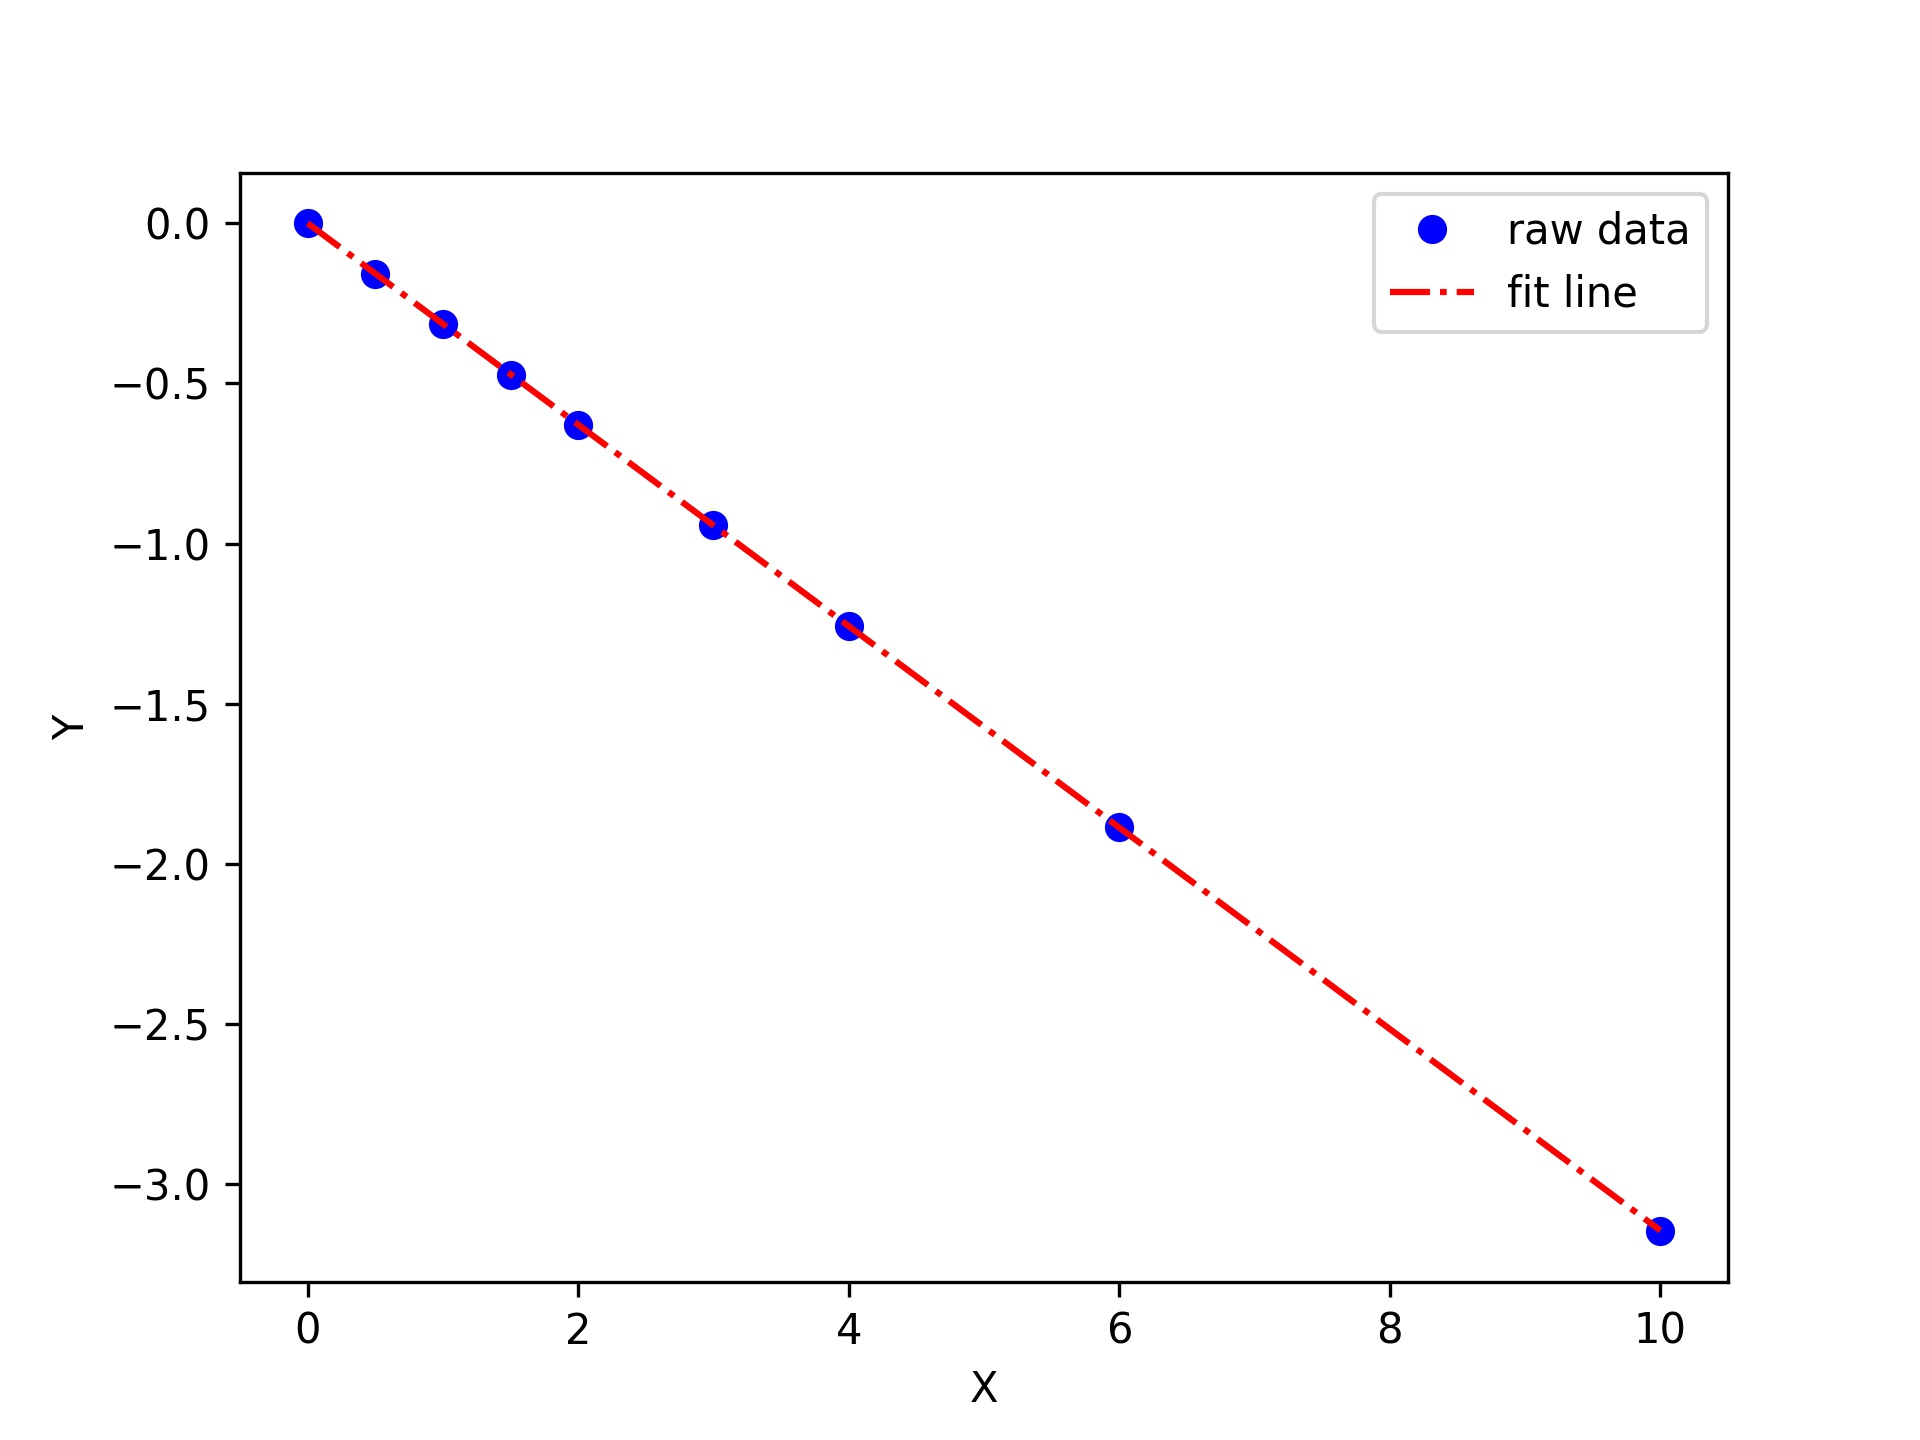

Python code for this plot:
# _*_ coding: utf-8 _*_

import numpy as np

# fit a lint to numerical data

x=[0,0.5,1,1.5,2.0,3.0,4.0,6.0,10]
y=[0,-0.157,-0.315,-0.472,-0.629,-0.942,-1.256,-1.884,-3.147]

p=np.polyfit(x,y,1)
print(p)

slope,intercept=p
print(slope,intercept)

# draw graph

import matplotlib.pyplot as plt

# variable xfit include the data in x
xfit=np.linspace(0,10)
yfit=np.polyval(p,xfit)

plt.plot(x,y,'bo',label='raw data')
plt.plot(xfit,yfit,'r-.',label='fit line')
plt.legend(loc='best')
plt.xlabel('X')
plt.ylabel('Y')
#plt.xlim(0,10)
plt.savefig('45.jpg',dpi=300)
plt.show()
print('plot done')


# Linear least squares fitting with linear algebra

x=np.array([0,0.5,1,1.5,2.0,3.0,4.0,6.0,10])
y=np.array([0,-0.157,-0.315,-0.472,-0.629,-0.942,-1.256,-1.884,-3.147])

A=np.column_stack([x**0,x])
M=np.dot(A.T,A)
b=np.dot(A.T,y)

11,slope1=np.dot(np.linalg.inv(M),b)
12,slope2=np.linalg.solve(M,b)

print(11,slope1)
print(12,slope2)

# plot data and fit

plt.plot(x,y,'bo')
plt.plot(x,np.dot(A,[11,slpoe1]),'r--')
plt.xlabel('x')
plt.ylabel('y')
plt.savefig('45-1.jpg',dpi=300)
plt.show()
print('plot done')



